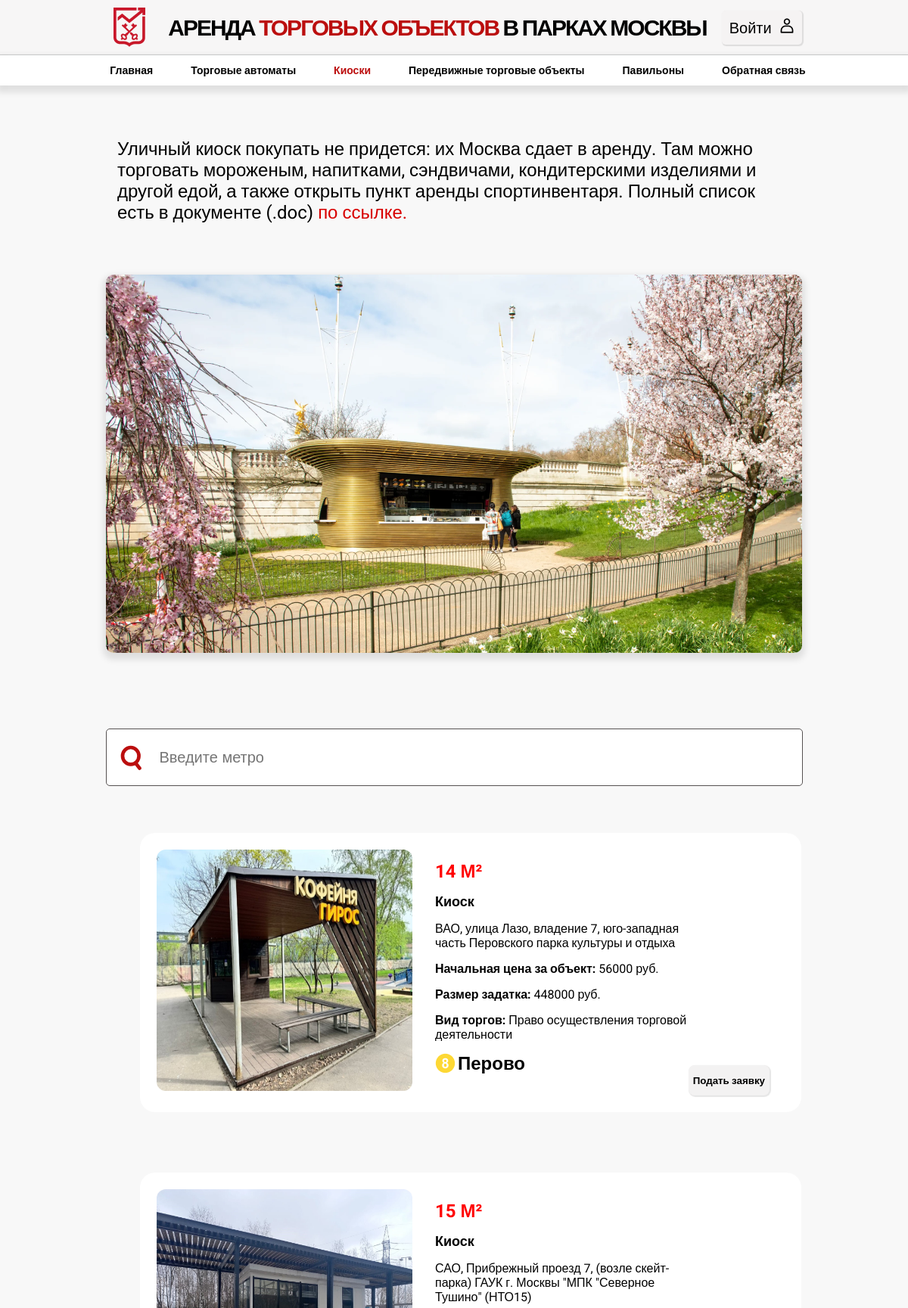
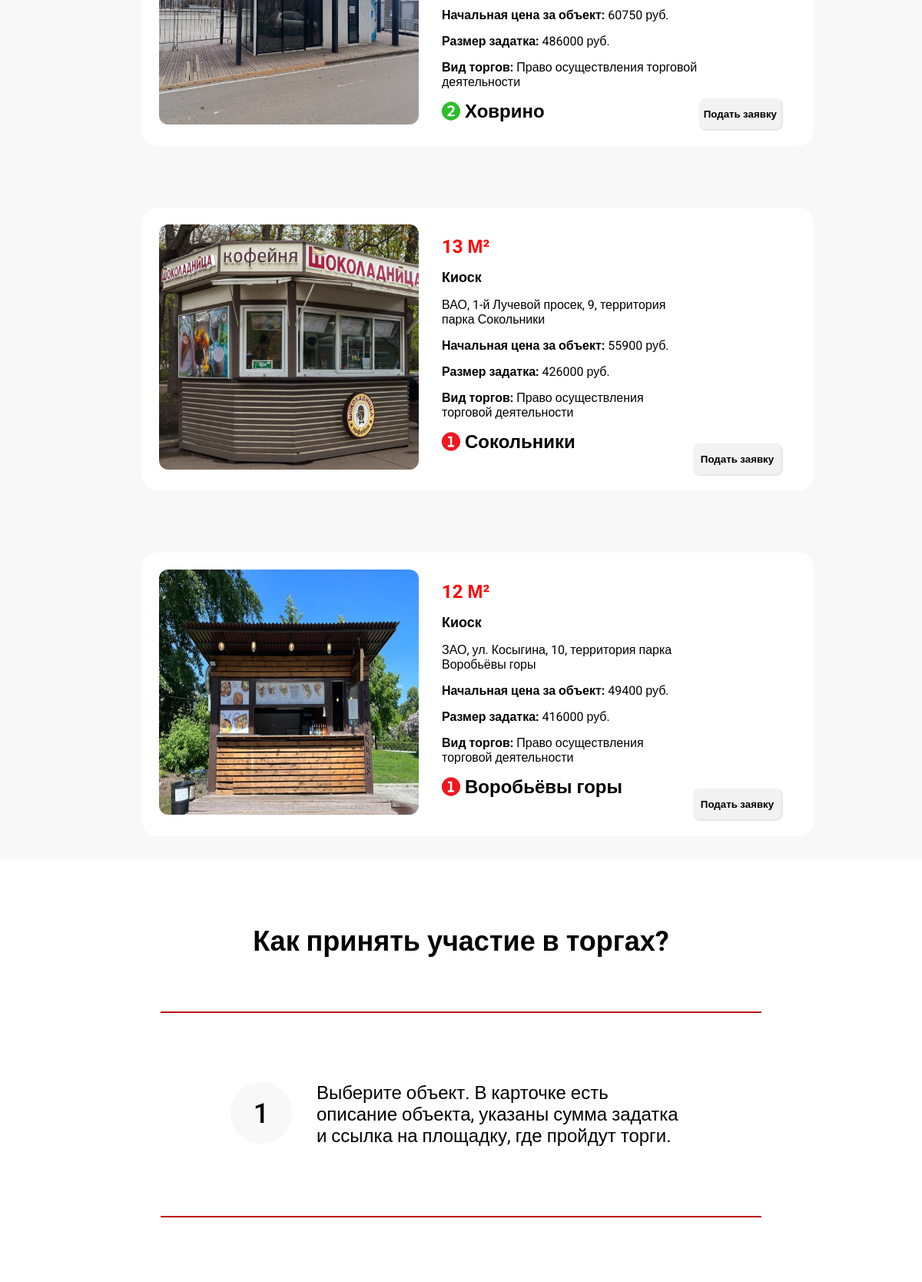
The app's page /kioski.php (upper part) with its own data (2 pictures, top to bottom).
### tables this page shows
CREATE TABLE IF NOT EXISTS `kioski` (
  `id` int NOT NULL AUTO_INCREMENT,
  `tip_objekta_id` varchar(255) DEFAULT NULL,
  `ploshchad_objekta` varchar(10) NOT NULL,
  `stanciya_metro_id` varchar(255) DEFAULT NULL,
  `adres` varchar(255) NOT NULL,
  `nachalnaya_cena` decimal(65,0) NOT NULL,
  `razmer_zadatka` decimal(65,0) NOT NULL,
  `vid_torgov_id` varchar(255) DEFAULT NULL,
  `image_metro_line_id` varchar(255) DEFAULT NULL,
  `foto_objekta` varchar(255) NOT NULL,
  PRIMARY KEY (`id`),
  KEY `image_metro_line_id` (`image_metro_line_id`),
  KEY `stanciya_metro_id` (`stanciya_metro_id`),
  KEY `tip_objekta_id` (`tip_objekta_id`),
  KEY `vid_torgov_id` (`vid_torgov_id`)
);

### kioski.php (the view, shortened to what this page needs)
<?php
include('include/submit_application.php');
$current_page = basename($_SERVER['PHP_SELF']);
?>
<!DOCTYPE html>
<html lang="ru">
<head>
    <link rel="stylesheet" href="css/style.css">
</head>
<body>
    <nav>
    <div class="nav-logo">
            <img src="img/Gerb.png" style="margin-right: 20px"alt="Эмблема">
            <h1>
                АРЕНДА <font color="BB0E0E"> ТОРГОВЫХ ОБЪЕКТОВ</font> В ПАРКАХ МОСКВЫ
            </h1>
            <?php if (isset($_SESSION['username'])): ?>
            <div class="exit-login"><b>Привет</b>, <font color="#BB0E0E"><?php echo htmlspecialchars($_SESSION['username']); ?></font>!</div>
            <a href="include/logout.php"><img src="img/exit.png" style="margin-left: 15px; width:19px; height:19px"></a>
            <?php else: ?>
            <button id="btn-nav-logo">Войти<img src="img/login.png" style="padding-left: 10px;" alt="login"></button>
            <?php endif; ?>
        </div>
        <div class="navbar">
    <li class="<?php if ($current_page == 'index1.php') echo 'active'; ?>"><a href="index1.php">Главная</a></li>
    <li class="<?php if ($current_page == 'TorgovieAvtomati.php') echo 'active'; ?>"><a href="TorgovieAvtomati.php">Торговые автоматы</a></li>
    <li class="<?php if ($current_page == 'kioski.php') echo 'active'; ?>"><a href="kioski.php">Киоски</a></li>
    <li class="<?php if ($current_page == 'peredvijnie.php') echo 'active'; ?>"><a href="peredvijnie.php">Передвижные торговые объекты</a></li>
    <li class="<?php if ($current_page == 'paviloni.php') echo 'active'; ?>"><a href="paviloni.php">Павильоны</a></li>
    <li id="callback-button">Обратная связь</li>
</div>
    </nav>
    <header>
        <div class="main-text">
        Уличный киоск покупать не придется: их Москва сдает
            в аренду. Там можно торговать мороженым, напитками,
            сэндвичами, кондитерскими изделиями и другой едой,
            а также открыть пункт аренды спортинвентаря. Полный
            список есть в документе (.doc)
            <a href="files/Распоряжение ДТиУ г. Москвы от 21.08.2012 N 136 (ред. от 20.06.2018).docx" download>по
            ссылке.</a></span>
        </div>
        <img class="img-header" src="img/kioski-header.png" alt="Киоск" style="margin:60px auto 0px auto; display:block">
        <input type="text" id="myInput" onkeyup="myFunction()" placeholder="Введите метро">
        <?php
     $sql = "SELECT *
     FROM kioski";
            $result = $link->query($sql);
            while ($row = $result->fetch_assoc())
            {
             echo '
         <div class="cards-container">
            <div class="vending_machine-container">
             <img src='.$row['foto_objekta'].' width="338px" height="319px">
                                 <span class="cards-container-db">
                                     <li><b>
                                             <font color="red" size="5px"> '.$row['ploshchad_objekta'].'</font>
                                         </b></li>
                                     <li>
                                         <font size="4px"><b>'.$row['tip_objekta_id'].'</b></font>
                                     </li>
                                     <li>'.$row['adres'].'</li>
                                     <li><b>Начальная цена за объект: </b>'.$row['nachalnaya_cena'].' руб.</li>
                                     <li><b>Размер задатка: </b>'.$row['razmer_zadatka'].' руб.</li>
                                     <li><b>Вид торгов: </b>'.$row['vid_torgov_id'].'</li>
                                     <li><img src='.$row['image_metro_line_id'].'></li>
                                        <li id="metro"> <font size="5em"><b>'.$row['stanciya_metro_id'].'</b></font></li>
                                 </span>
                                 <input class="open-modal" type="button" value="Подать заявку" data-id="' . $row['id'] . '" data-type="' . $row['tip_objekta_id'] . '">
                                 </div>
                             </div>
                          ';
            }
       ?>
    </header>
    <main>
        <div class="main-info">
            <h2>Как принять участие в торгах?</h2>
            <br>
            <hr color="#BB0E0E" width="780px">
            <li><img src="img/Frame 3.png" alt="1"> Выберите объект. В карточке есть описание объекта,
                указаны сумма задатка и ссылка на площадку, где пройдут торги.</li>
            <hr color="#BB0E0E" width="780px">
            <li><img src="img/Frame 4.png" alt="2">
            </li>
        </div>
    </main>
</body>
</html>

### css/style.css (style rules this page uses)
body { font-family: 'Roboto', sans-serif; margin: auto; min-width: 1098px; overflow-x: hidden; }
nav { margin: auto; position: sticky; top: 0; }
.nav-logo { font-size: 20px; height: 72px; background-color: #f7f6f6; display: flex; align-items: center; justify-content: center; letter-spacing: -2px; border-bottom: 1px solid rgb(206, 206, 206); }
#btn-nav-logo { border: none; background-color: #f5f3f3; border-radius: 5px; padding: 10px; font-size: 20px; margin-left: 20px; cursor: pointer; box-shadow: 1px 1px 1px 1px rgba(0, 0, 0, 0.1); }
.navbar { display: flex; justify-content: center; align-items: center; list-style-type: none; font-size: 14px; font-weight: 700; font-style: normal; background-color: white; box-shadow: 0px 5px 8px 4px rgba(0, 0, 0, 0.1); height: 40px; padding-left: 60px; }
.navbar a { text-decoration: none; color: black; }
.navbar li.active a { color: #BB0E0E; }
.navbar li { margin-right: 50px; cursor: pointer; }
header { background-color: #F8F8F8; }
.img-header { border-radius: 10px; box-shadow: 0px 5px 8px 4px rgba(0, 0, 0, 0.1); }
.main-info { display: flex; align-items: center; flex-direction: column; font-size: 24px; padding-top: 56px; list-style: none; font-weight: 400; font-style: normal; }
.main-text a { text-decoration: none; color: #D80000; }
.main-info li { padding: 78px; width: 600px; }
.main-info img { float: left; padding-right: 32px; }
.main-text { font-weight: 400; font-style: normal; text-align: left; font-size: 24px; width: 890px; margin: auto; margin-top: 60px; padding-bottom: 8px; }
.main-text { width: 890px; margin: auto; padding-top: 70px; }
#myInput { background-image: url('/css/img/icon\ _search_.svg'); background-repeat: no-repeat; background-position: 18px; margin: auto; display: flex; justify-content: center; margin-top: 100px; width: 829px; height: 50px; border: 1px solid #565252; border-radius: 5px; background-color: #fff; padding: 12px 20px 12px 70px; margin-bottom: 12px; font-size: 20px; }
.cards-container { display: flex; flex-direction: column; width: 830px; margin: auto; }
.cards-container img { border-radius: 12px; float: left; }
.cards-container div { width: 830px; border-radius: 20px; margin-bottom: 30px; background-color: #fff; padding: 22px; display: flex; margin-top: 50px; }
.cards-container li:last-child { margin-left: 30px; }
.cards-container-db { flex-direction: column; margin-left: 30px; align-items: center; }
.cards-container-db li { list-style: none; margin-top: 15px; }
.open-modal { height: 40px; border: none; font-family: 'Roboto', sans-serif; cursor: pointer; margin-top: 285px; margin-right: 20px; font-family: 14px; width: 150px; font-weight: 800; box-shadow: 1px 1px 1px 1px rgba(0, 0, 0, 0.1); border-radius: 8px; background-color: #f3f2f2; }

### records on screen
kioski: foto_objekta (picture), ploshchad_objekta "14 М²", tip_objekta "Киоск", adres "ВАО, улица Лазо, владение 7, юго-западная часть Перовского парка культуры и отдыха", nachalnaya_cena "56000", razmer_zadatka "448000", vid_torgov "Право осуществления торговой деятельности", image_metro_line (picture), stanciya_metro "Перово"
kioski: foto_objekta (picture), ploshchad_objekta "15 М²", tip_objekta "Киоск", adres "САО, Прибрежный проезд 7, (возле скейт-парка) ГАУК г. Москвы \"МПК \"Северное Тушино\" (НТО15)", nachalnaya_cena "60750", razmer_zadatka "486000", vid_torgov "Право осуществления торговой деятельности", image_metro_line (picture), stanciya_metro "Ховрино"
kioski: foto_objekta (picture), ploshchad_objekta "13 М²", tip_objekta "Киоск", adres "ВАО, 1-й Лучевой просек, 9, территория парка Сокольники", nachalnaya_cena "55900", razmer_zadatka "426000", vid_torgov "Право осуществления торговой деятельности", image_metro_line (picture), stanciya_metro "Сокольники"
kioski: foto_objekta (picture), ploshchad_objekta "12 М²", tip_objekta "Киоск", adres "ЗАО, ул. Косыгина, 10, территория парка Воробьёвы горы", nachalnaya_cena "49400", razmer_zadatka "416000", vid_torgov "Право осуществления торговой деятельности", image_metro_line (picture), stanciya_metro "Воробьёвы горы"
